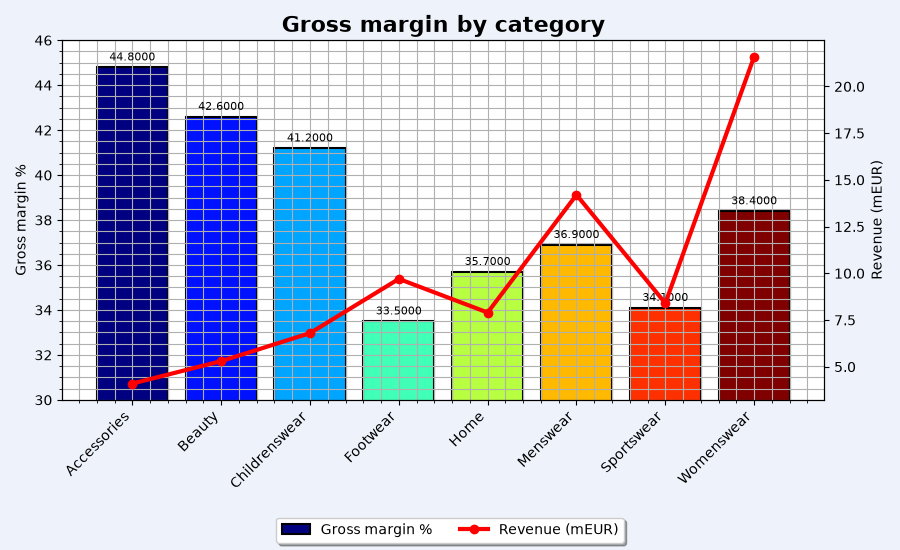

Source code (Python):
import matplotlib.pyplot as plt
import numpy as np
import pandas as pd

df = pd.read_csv("data/margin.csv").sort_values("category")

fig, ax = plt.subplots(figsize=(9, 5.5))
colors = plt.cm.jet(np.linspace(0, 1, len(df)))
bars = ax.bar(df["category"], df["gross_margin_pct"], color=colors, edgecolor="black", linewidth=1.5,
              label="Gross margin %")
for b, v in zip(bars, df["gross_margin_pct"]):
    ax.text(b.get_x() + b.get_width() / 2, v + 0.3, f"{v:.4f}", ha="center", fontsize=8)
ax.set_ylim(30, 46)
ax.set_ylabel("Gross margin %")
ax.grid(True, which="both", linestyle="-", linewidth=0.8)
ax.minorticks_on()

ax2 = ax.twinx()
ax2.plot(df["category"], df["revenue_meur"], color="red", marker="o", linewidth=3, label="Revenue (mEUR)")
ax2.set_ylabel("Revenue (mEUR)")

fig.legend(loc="lower center", ncol=2, frameon=True, shadow=True)
plt.setp(ax.get_xticklabels(), rotation=45, ha="right")
ax.set_title("Gross margin by category", fontsize=16, fontweight="bold")
fig.patch.set_facecolor("#eef3fb")
plt.tight_layout(rect=(0, 0.08, 1, 1))
plt.savefig("charts/margin_by_category.png", dpi=100)
